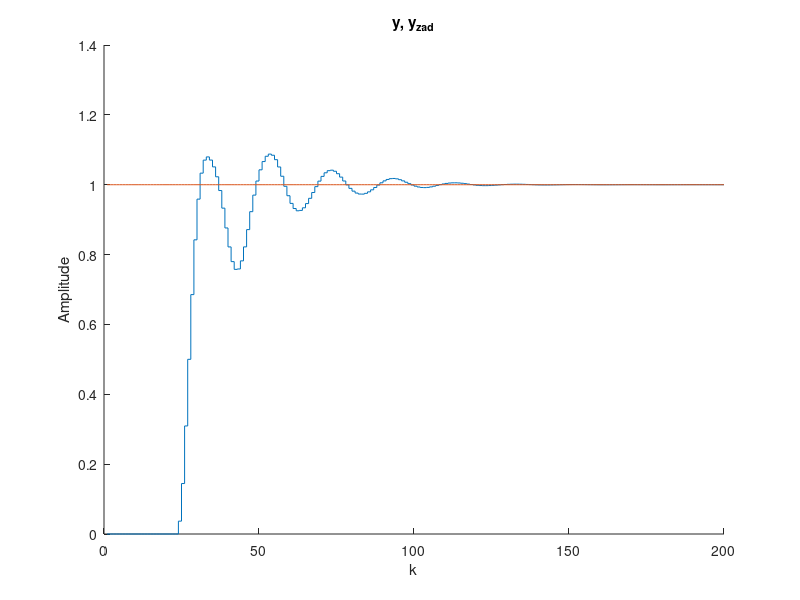
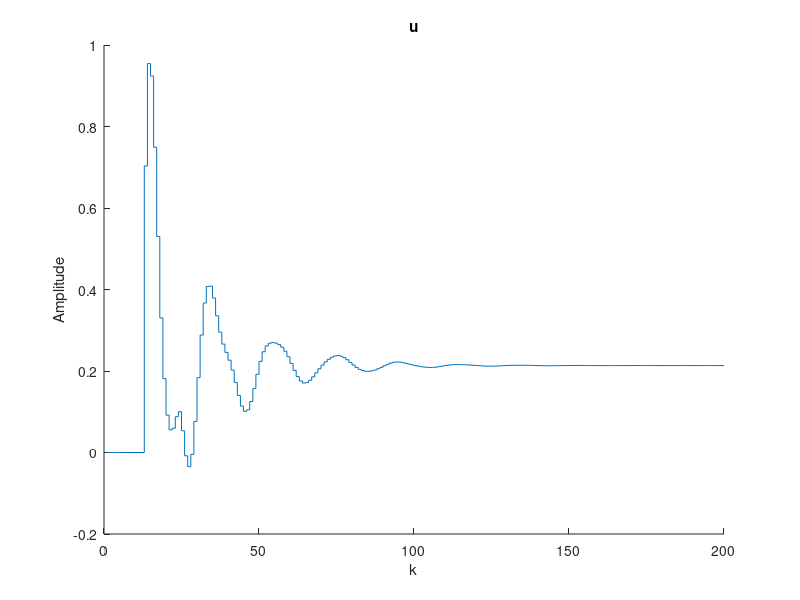

Recreate these plots in MATLAB, in order.
%Michał Stolarz
%Zad nr 5

%##########Odpowiedź skokowa obiektu###############

kk=200 %koniec symulacji 

x=1:kk
y=zeros(kk,1);
u=zeros(kk,1);

%warunki pocztkowe 
u(1:12)=1; 
y(1:12)=0; 
u(1:12)=1; 
u(13:kk)=1;  

for k=13:kk; %główna petla symulacyjna 
%symulacja obiektu 
     y(k)=1.677*y(k-1)-0.6981*y(k-2)+0.0524*u(k-11)+0.04649*u(k-12); 
end; 


% Wektor z rzędnymi odpowiedzi skokowych obiektu

s = y;

% Horyzonty
D=80

N=18
Nu=10
% Współczynnik kary za przyrosty sterowania

lambda=1; 

% Generacja macierzy

M=zeros(N,Nu);
for i=1:N
   for j=1:Nu
      if (i>=j)
         M(i,j)=s(i-j+1);
      end;
   end;
end;

MP=zeros(N,D-1);
for i=1:N
   for j=1:D-1
      if i+j<=D
         MP(i,j)=s(i+j)-s(j);
      else
         MP(i,j)=s(D)-s(j);
      end;      
   end;
end;

% Obliczanie parametrów regulatora

I=eye(Nu);
K=((M'*M+lambda*I)^-1)*M';

y_zad = ones(kk,1);
y_model = zeros(kk,1);
d_u=zeros(N,1);
d_u_stare = zeros(D,1);
u = zeros(kk,1);

for k=13:kk; %główna petla symulacyjna 
   
   y_model(k)=1.677*y_model(k-1)-0.6981*y_model(k-2)+0.0524*u(k-11)+0.04649*u(k-12); %odpowiedź modelu na sterowanie 
  
   d_u = K*(y_zad(1)*ones(N,1)- y_model(k)*ones(N,1) -MP*d_u_stare(1:D-1)); %zmiana sterowania
   
   d_u_stare(2:end)=d_u_stare(1:end-1);%przesuniecie
   d_u_stare(1) = d_u(1);
   
   u(k)=u(k-1)+d_u(1); %sterowanie
   
end

%wartość zadana
figure
hold on
stairs(y_model);
stairs(y_zad) 
title("y, y_{zad}")
ylabel("Amplitude");
xlabel("k");
hold off

%sterowanie
figure
hold on
stairs(u); 
title("u")
ylabel("Amplitude");
xlabel("k");
hold off